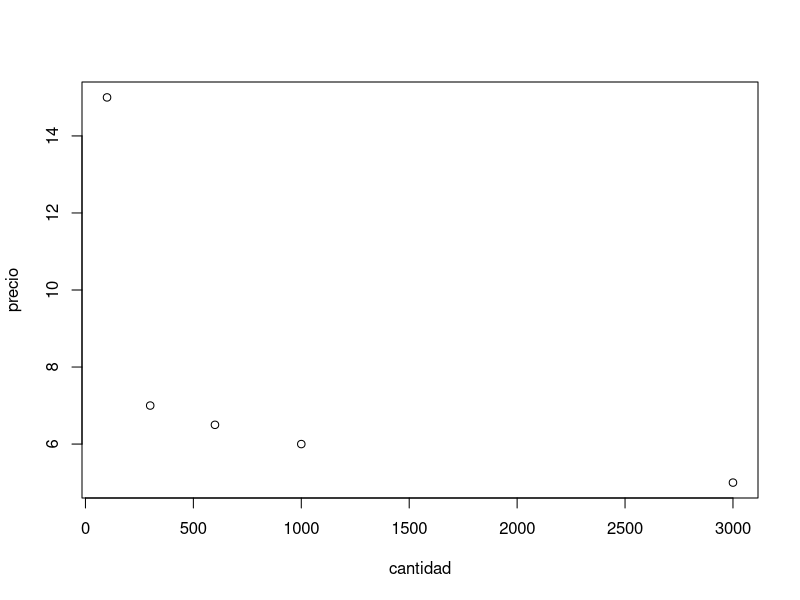
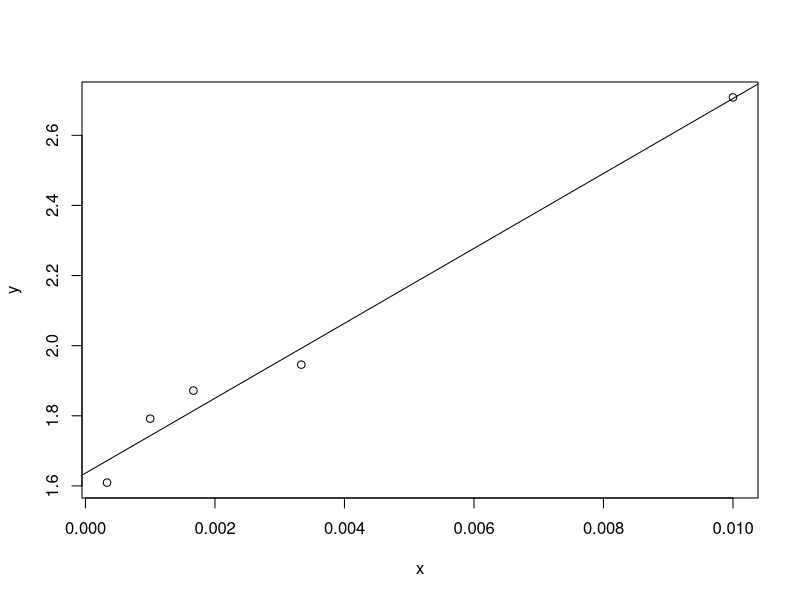

These figures' R source, in order: (Note: this script raises an error after producing the figures.)
# datos
cantidad=c(100,300,600,1000,3000)
precio=c(15,7,6.5,6,5)

# dibujamos los datos
plot(cantidad,precio)
# Nos damos cuenta de que sigue una curva del tipo precio = p0 * exp (k/cantidad)
# transformo en log(precio) = log(p0) + k/cantidad
# si hago x = 1/cantidad , y = log(precio) --> m = k y n=log(p0). calculo k y p0

# Transformo
x=1/cantidad
y=log(precio)

# objeto que representa la linea de mejor ajuste
# regresión lineal
plot(x,y)
l1=lm(y~x)
abline(l1) # añado el dibujo al plot.


# si la recta es y = mx + n
m = l1$coefficients[2] # la pendiente es el segundo coeficiente
n = l1$coefficients[1] # la ordenada en el origen el primer coeficiente
print(paste0("y=",m,"x + ",n))
text(2,28,paste0("y=",a,"x + ",b),pos=4) # pone el texto en la gráfica

# resumen de l1
summary(l1)

# Valor de r
R2=summary(l1)$r.squared
print(paste0("El valor de R2 es: ",R2))

# calculo parámetros
k = m
p0 = exp(n)
print(paste0("Valor de k:  ",k))
print(paste0("Valor de p0:  ",p0))

# función para comprobar las preguntas
P = function(C) {p0 * exp(k/C)}
print(paste0("Precio cuando entren 500Kg de gambas ",P(500)))
print(paste0("Precio cuando entren 50K de gambas ",P(50)))
